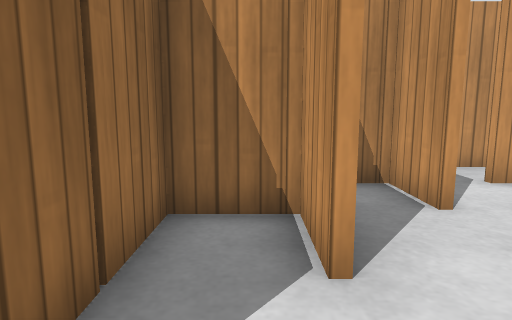
[1] (above)

24 first-person views from a walk through a robot-simulator world made for Gazebo. The camera is 0.68 m above the floor, tilts 8° down and sees 75° across. The floor is counted in squares, 0.5 m on a side. Each view is taken from the middle of a square. On the plan, view 1 faces up. The plan holds only what a view shows up to about 15 squares ahead; the rest is blank. Simple patterns stand in for the simulator's built-in surfaces.

[2]
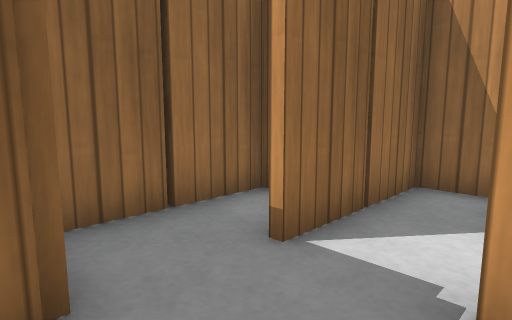

[3]
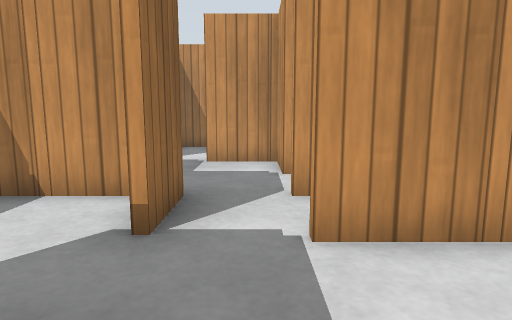

[4]
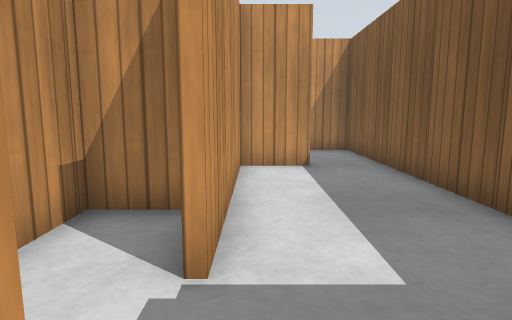

[5]
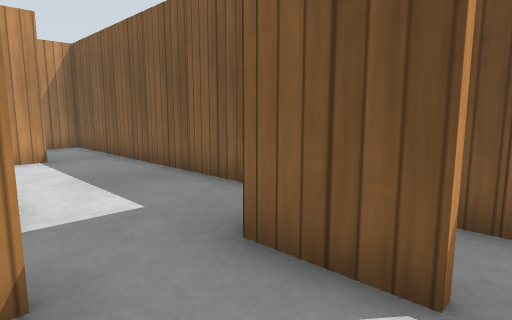

[6]
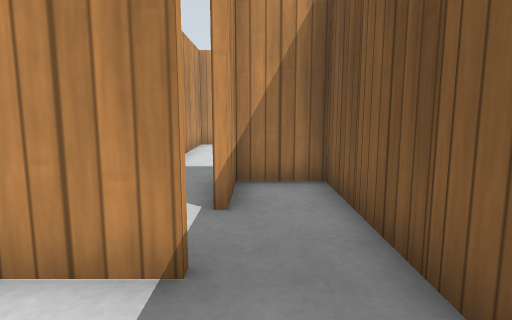

[7]
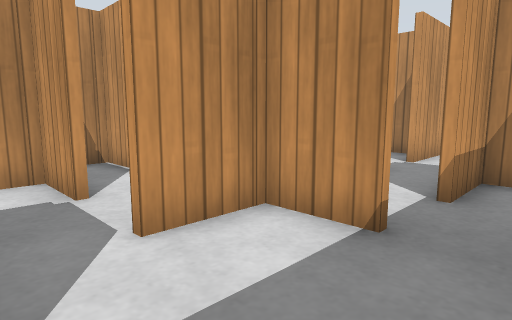

[8]
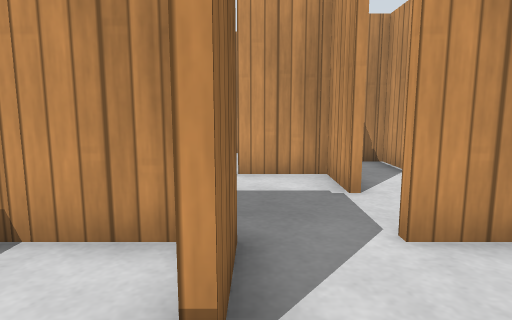

[9]
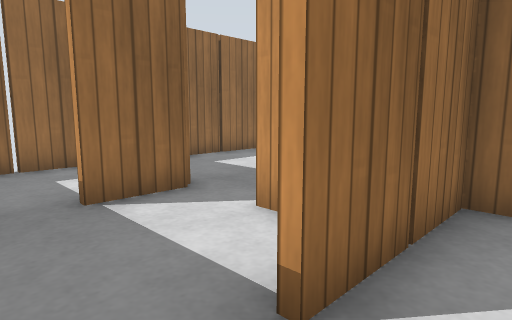

[10]
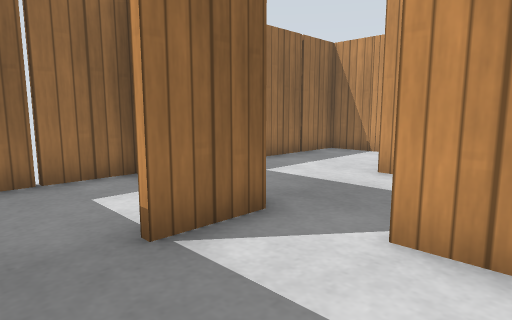

[11]
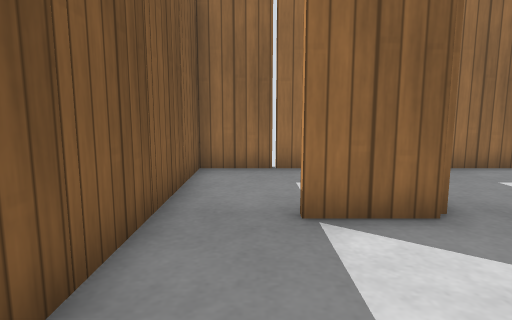

[12]
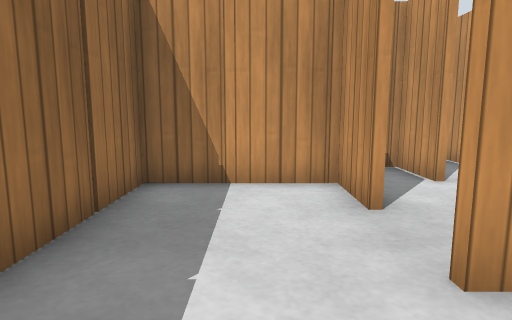

[13]
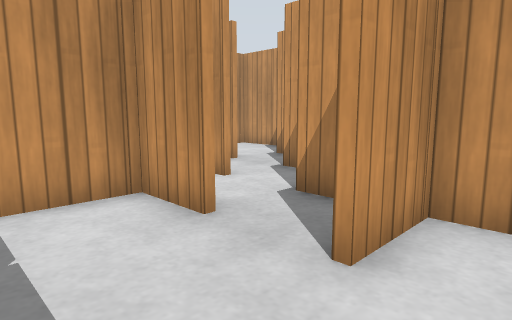

[14]
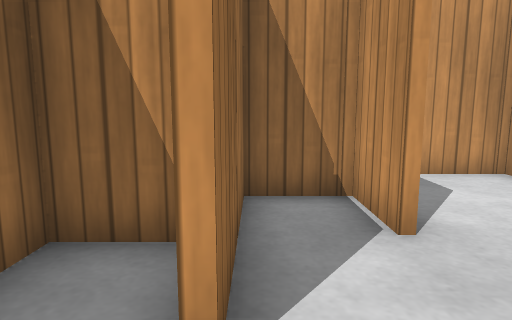

[15]
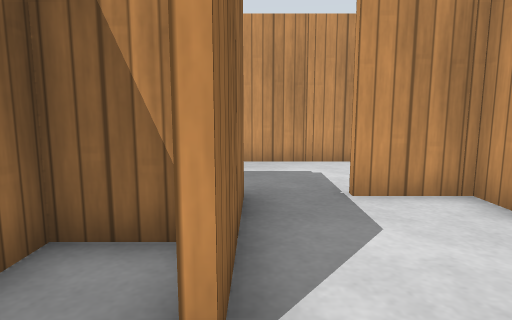

[16]
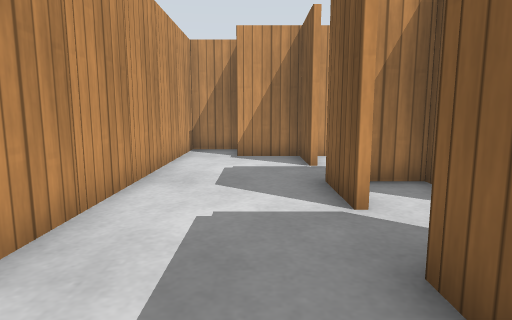

[17]
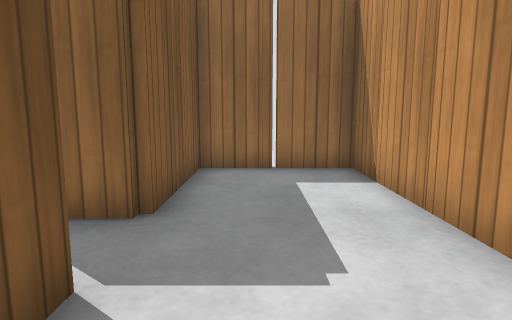

[18]
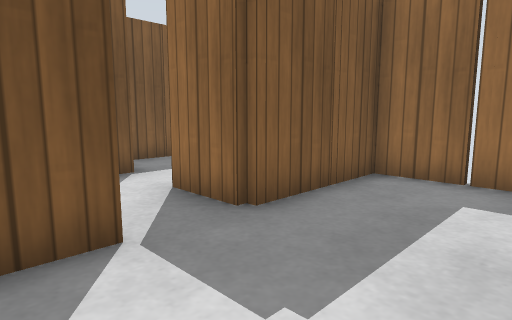

[19]
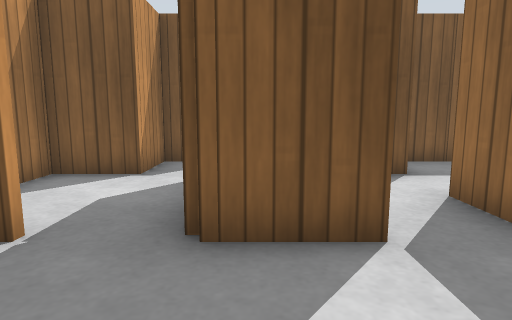

[20]
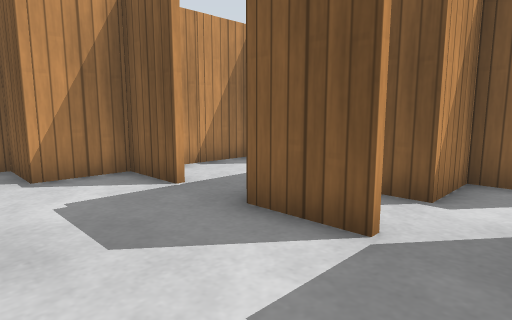

[21]
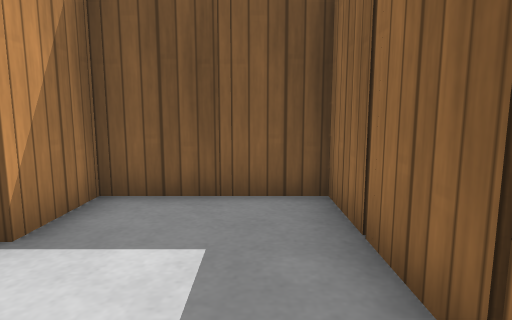

[22]
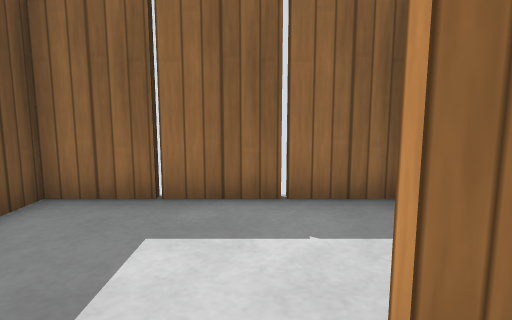

[23]
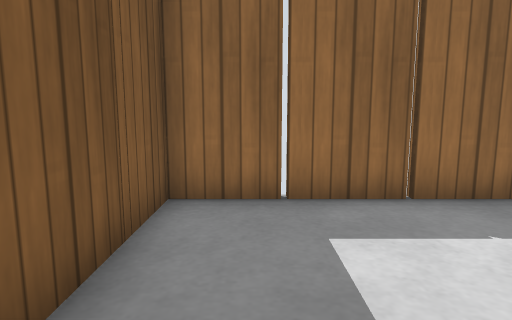

[24]
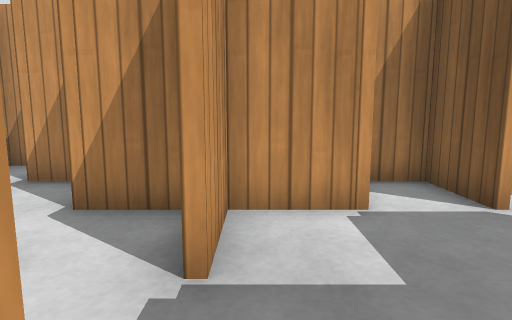

### Floor plan
Ten units are one square. View 1 is at (0, 0); x grows to the right and y downward. Boxes are objects, and circles mark ways between rooms. Rooms are numbered by the first view taken in them; rooms with no view inside come last. Other rooms are left out.
<svg viewBox="-120 -140 215 250">
<path fill="none" stroke="#000" d="M-32 -25 -32 10M26 16 26 -10M25 34 45 34M8 35 8 45M25 -4 5 -4M45 36 25 36M46 50 46 22M28 94 85 94M86 75 86 56 25 56M8 45 8 55M0 36 -15 36M-26 36 -32 36 -32 75M-15 74 5 74M-72 55 -72 75M-54 35 -54 11M-34 75 -34 56 -55 56M-75 94 -36 94M-55 16 -75 16M-36 94 6 94 6 76 -15 76M-74 -5 -74 -24M-75 -24 -112 -24M-85 54 -76 54M-112 -30 -112 49M-112 54 -94 54M-54 -25 -54 -44M-55 -44 -72 -44M-72 -46 -72 -36M-54 11 -54 -6M-34 -45 -34 -64M-34 -21 -34 -26M-35 -64 -52 -64 -52 -25M-55 -86 -35 -86M-72 -85 -72 -65M-85 -86 -75 -86M-15 -86 5 -86M-34 -64 -34 -78M-54 -54 -54 -66 -35 -66M6 -90 6 -106 25 -106M26 -114 26 -124 -112 -124 -112 -86 -94 -86M-112 -82 -112 -30M-86 -26 -75 -26M-74 -24 -74 -46 -72 -46M-54 -44 -54 -54M-112 -26 -95 -26M6 -45 6 -90M-14 -35 -14 -46 -5 -46M5 -84 -15 -84M-32 -85 -32 -45M26 -45 26 -64 19 -64M26 -10 26 -26M6 -25 6 -45M5 -44 -12 -44 -12 -5"/>
<rect x="-35" y="-15" width="10" height="10" fill="#bbb"><title>wooden post</title></rect>
<rect x="-25" y="-25" width="10" height="10" fill="#bbb"><title>wooden post</title></rect>
<rect x="-15" y="5" width="10" height="10" fill="#bbb"><title>wooden post</title></rect>
<rect x="15" y="-5" width="10" height="10" fill="#bbb"><title>wooden post</title></rect>
<rect x="35" y="35" width="10" height="10" fill="#bbb"><title>wooden post</title></rect>
<rect x="5" y="65" width="10" height="10" fill="#bbb"><title>wooden post</title></rect>
<rect x="35" y="95" width="10" height="10" fill="#bbb"><title>wooden post</title></rect>
<rect x="35" y="55" width="10" height="10" fill="#bbb"><title>wooden post</title></rect>
<rect x="55" y="95" width="10" height="10" fill="#bbb"><title>wooden post</title></rect>
<rect x="75" y="95" width="10" height="10" fill="#bbb"><title>wooden post</title></rect>
<rect x="-35" y="45" width="10" height="10" fill="#bbb"><title>wooden post</title></rect>
<rect x="-25" y="35" width="10" height="10" fill="#bbb"><title>wooden post</title></rect>
<rect x="-75" y="45" width="10" height="10" fill="#bbb"><title>wooden post</title></rect>
<rect x="-65" y="95" width="10" height="10" fill="#bbb"><title>wooden post</title></rect>
<rect x="-65" y="15" width="10" height="10" fill="#bbb"><title>wooden post</title></rect>
<rect x="-45" y="95" width="10" height="10" fill="#bbb"><title>wooden post</title></rect>
<rect x="-45" y="55" width="10" height="10" fill="#bbb"><title>wooden post</title></rect>
<rect x="-25" y="95" width="10" height="10" fill="#bbb"><title>wooden post</title></rect>
<rect x="-5" y="95" width="10" height="10" fill="#bbb"><title>wooden post</title></rect>
<rect x="-115" y="25" width="10" height="10" fill="#bbb"><title>wooden post</title></rect>
<rect x="-115" y="5" width="10" height="10" fill="#bbb"><title>wooden post</title></rect>
<rect x="-115" y="-15" width="10" height="10" fill="#bbb"><title>wooden post</title></rect>
<rect x="-95" y="45" width="10" height="10" fill="#bbb"><title>wooden post</title></rect>
<rect x="-85" y="-25" width="10" height="10" fill="#bbb"><title>wooden post</title></rect>
<rect x="-75" y="-35" width="10" height="10" fill="#bbb"><title>wooden post</title></rect>
<rect x="-65" y="-45" width="10" height="10" fill="#bbb"><title>wooden post</title></rect>
<rect x="-55" y="-55" width="10" height="10" fill="#bbb"><title>wooden post</title></rect>
<rect x="-45" y="-65" width="10" height="10" fill="#bbb"><title>wooden post</title></rect>
<rect x="-115" y="-115" width="10" height="10" fill="#bbb"><title>wooden post</title></rect>
<rect x="-95" y="-95" width="10" height="10" fill="#bbb"><title>wooden post</title></rect>
<rect x="-95" y="-135" width="10" height="10" fill="#bbb"><title>wooden post</title></rect>
<rect x="-75" y="-95" width="10" height="10" fill="#bbb"><title>wooden post</title></rect>
<rect x="-75" y="-135" width="10" height="10" fill="#bbb"><title>wooden post</title></rect>
<rect x="-55" y="-135" width="10" height="10" fill="#bbb"><title>wooden post</title></rect>
<rect x="-35" y="-95" width="10" height="10" fill="#bbb"><title>wooden post</title></rect>
<rect x="-35" y="-135" width="10" height="10" fill="#bbb"><title>wooden post</title></rect>
<rect x="-15" y="-135" width="10" height="10" fill="#bbb"><title>wooden post</title></rect>
<rect x="5" y="-135" width="10" height="10" fill="#bbb"><title>wooden post</title></rect>
<rect x="15" y="-125" width="10" height="10" fill="#bbb"><title>other object</title></rect>
<rect x="-115" y="-55" width="10" height="10" fill="#bbb"><title>wooden post</title></rect>
<rect x="-115" y="-75" width="10" height="10" fill="#bbb"><title>wooden post</title></rect>
<rect x="-95" y="-35" width="10" height="10" fill="#bbb"><title>wooden post</title></rect>
<rect x="-35" y="-75" width="10" height="10" fill="#bbb"><title>wooden post</title></rect>
<rect x="-5" y="-85" width="10" height="10" fill="#bbb"><title>wooden post</title></rect>
<rect x="5" y="-55" width="10" height="10" fill="#bbb"><title>wooden post</title></rect>
<rect x="-15" y="-35" width="10" height="10" fill="#bbb"><title>wooden post</title></rect>
<rect x="-5" y="-45" width="10" height="10" fill="#bbb"><title>wooden post</title></rect>
<circle cx="10" cy="10" r="3" fill="#2a7"/>
<circle cx="0" cy="-10" r="3" fill="#2a7"/>
<circle cx="20" cy="50" r="3" fill="#2a7"/>
<circle cx="10" cy="60" r="3" fill="#2a7"/>
<circle cx="-20" cy="70" r="3" fill="#2a7"/>
<circle cx="-30" cy="90" r="3" fill="#2a7"/>
<circle cx="-70" cy="30" r="3" fill="#2a7"/>
<circle cx="-70" cy="0" r="3" fill="#2a7"/>
<circle cx="-50" cy="-20" r="3" fill="#2a7"/>
<circle cx="-30" cy="-40" r="3" fill="#2a7"/>
<circle cx="-70" cy="-60" r="3" fill="#2a7"/>
<circle cx="-20" cy="-90" r="3" fill="#2a7"/>
<circle cx="10" cy="-20" r="3" fill="#2a7"/>
<text x="-10" y="0">1</text>
<text x="20" y="20">2</text>
<text x="50" y="80">3</text>
<text x="-10" y="50">4</text>
<text x="-60" y="60">5</text>
<text x="-10" y="90">6</text>
<text x="-90" y="10">7</text>
<text x="-60" y="-20">8</text>
<text x="-40" y="-40">9</text>
<text x="-50" y="-110">10</text>
<text x="-90" y="-60">11</text>
<text x="-10" y="-60">12</text>
<text x="20" y="-40">13</text>
<text x="0" y="-30">14</text>
</svg>
Room 1 opens to room 2. Room 1 opens to room 14. Room 2 opens to room 3. Room 3 opens to room 4. Room 4 opens to room 6. Room 5 opens to room 6. Room 5 opens to room 7. Room 7 opens to room 8. Room 8 opens to room 9. Room 9 opens to room 12. Room 10 opens to room 11. Room 10 opens to room 12. Room 13 opens to room 14.

Where each view was taken, in squares from view 1:
view 1: 0 up, 0 right, facing up
view 2: 2 down, 1 right, facing up-left
view 3: 9 down, 2 right, facing up
view 4: 6 down, 0 right, facing right
view 5: 5 down, 2 left, facing down-right
view 6: 8 down, 6 left, facing right
view 7: 9 down, 7 left, facing up-right
view 8: 9 down, 7 left, facing up
view 9: 9 down, 2 left, facing up-left
view 10: 9 down, 4 left, facing up-left
view 11: 8 down, 3 left, facing left
view 12: 4 down, 9 left, facing up
view 13: 3 down, 10 left, facing up-right
view 14: 1 up, 5 left, facing up
view 15: 3 up, 3 left, facing up
view 16: 10 up, 10 left, facing right
view 17: 10 up, 3 left, facing left
view 18: 12 up, 4 left, facing down-left
view 19: 12 up, 4 left, facing down
view 20: 12 up, 7 left, facing down-right
view 21: 8 up, 10 left, facing down
view 22: 6 up, 6 left, facing left
view 23: 4 down, 6 left, facing left
view 24: 0 up, 2 left, facing right
